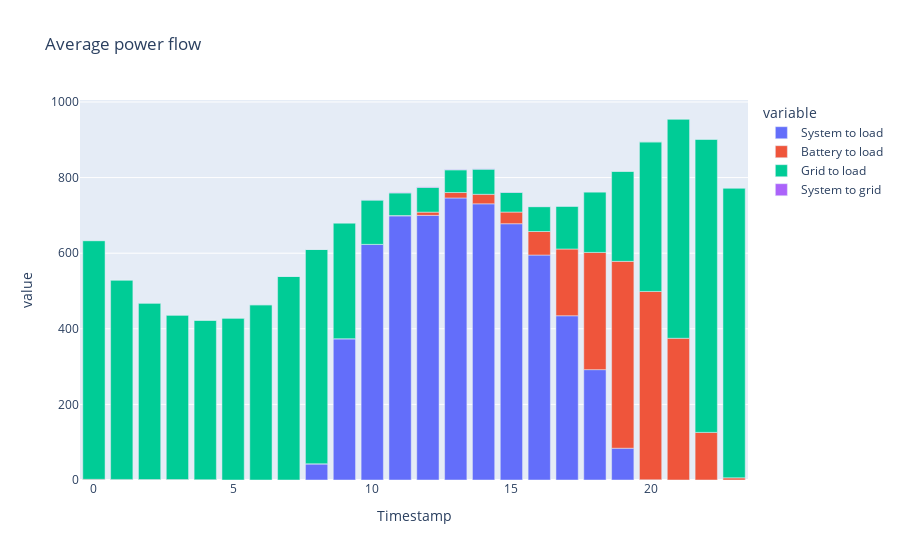

The code cell stored with this chart in its notebook:
### Code cell
from pvlib.powerflow import self_consumption_ac_battery_custom_dispatch

battery = fit_sam(battery_datasheet)
state, flow = self_consumption_ac_battery_custom_dispatch(self_consumption_flow, dispatch, battery, sam)
flow.groupby(flow.index.hour).mean()[["System to load", "Battery to load", "Grid to load", "System to grid"]].plot.bar(title="Average power flow").show()

### Figure 1 — Plotly figure (JSON) as saved in the notebook; plotly's stock layout.template omitted (floating-point values rounded to 4 significant figures)
{"data": [{"alignmentgroup": "True", "hovertemplate": "variable=System to load<br>Timestamp=%{x}<br>value=%{y}<extra></extra>", "legendgroup": "System to load", "marker": {"color": "#636efa", "pattern": {"shape": ""}}, "name": "System to load", "offsetgroup": "System to load", "orientation": "v", "showlegend": true, "textposition": "auto", "type": "bar", "x": [0, 1, 2, 3, 4, 5, 6, 7, 8, 9, 10, 11, 12, 13, 14, 15, 16, 17, 18, 19, 20, 21, 22, 23], "xaxis": "x", "y": [0, 0, 0, 0, 0, 0, 0, 0, 42.76, 373.7, 623.2, 698.7, 700.0, 746.1, 730.7, 677.9, 595.0, 434.5, 292.0, 84.04, 0.4454, 0, 0, 0], "yaxis": "y"}, {"alignmentgroup": "True", "hovertemplate": "variable=Battery to load<br>Timestamp=%{x}<br>value=%{y}<extra></extra>", "legendgroup": "Battery to load", "marker": {"color": "#EF553B", "pattern": {"shape": ""}}, "name": "Battery to load", "offsetgroup": "Battery to load", "orientation": "v", "showlegend": true, "textposition": "auto", "type": "bar", "x": [0, 1, 2, 3, 4, 5, 6, 7, 8, 9, 10, 11, 12, 13, 14, 15, 16, 17, 18, 19, 20, 21, 22, 23], "xaxis": "x", "y": [1.791, 1.518, 1.309, 1.174, 0.9128, 0.0005012, 0.0004594, 0.0004254, 0.0003981, 0.0003487, 0.116, 0.9094, 8.621, 14.41, 25.17, 30.92, 62.31, 176.6, 310.1, 494.3, 498.4, 375.0, 126.0, 5.67], "yaxis": "y"}, {"alignmentgroup": "True", "hovertemplate": "variable=Grid to load<br>Timestamp=%{x}<br>value=%{y}<extra></extra>", "legendgroup": "Grid to load", "marker": {"color": "#00cc96", "pattern": {"shape": ""}}, "name": "Grid to load", "offsetgroup": "Grid to load", "orientation": "v", "showlegend": true, "textposition": "auto", "type": "bar", "x": [0, 1, 2, 3, 4, 5, 6, 7, 8, 9, 10, 11, 12, 13, 14, 15, 16, 17, 18, 19, 20, 21, 22, 23], "xaxis": "x", "y": [631.5, 527.5, 466.7, 435.1, 421.8, 428.3, 463.6, 538.6, 567.1, 306.4, 117.3, 59.84, 65.67, 60.03, 66.56, 52.11, 65.77, 113.3, 160.2, 238.3, 395.8, 580.0, 775.7, 766.8], "yaxis": "y"}, {"alignmentgroup": "True", "hovertemplate": "variable=System to grid<br>Timestamp=%{x}<br>value=%{y}<extra></extra>", "legendgroup": "System to grid", "marker": {"color": "#ab63fa", "pattern": {"shape": ""}}, "name": "System to grid", "offsetgroup": "System to grid", "orientation": "v", "showlegend": true, "textposition": "auto", "type": "bar", "x": [0, 1, 2, 3, 4, 5, 6, 7, 8, 9, 10, 11, 12, 13, 14, 15, 16, 17, 18, 19, 20, 21, 22, 23], "xaxis": "x", "y": [0, 0, 0, 0, 0, 0, 0, 0, 0, 0.04624, 0.3443, 0.9545, 1.103, 0.9381, 0.7626, 0.6323, 0.3775, 0.1517, 0.001571, 0, 0, 0, 0, 0], "yaxis": "y"}], "layout": {"barmode": "relative", "legend": {"title": {"text": "variable"}, "tracegroupgap": 0}, "title": {"text": "Average power flow"}, "xaxis": {"anchor": "y", "domain": [0, 1], "title": {"text": "Timestamp"}}, "yaxis": {"anchor": "x", "domain": [0, 1], "title": {"text": "value"}}}}
